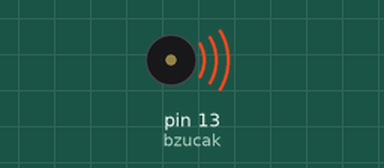
Simulated run of this sketch. Board: Arduino Uno, built with avr-gcc and run on an emulated ATmega328P. Parts: buzzer (waves = sounding).

Above: at 0.5 s.
Timing chart, 0 to 4.6 s (numbered marks = the images above):
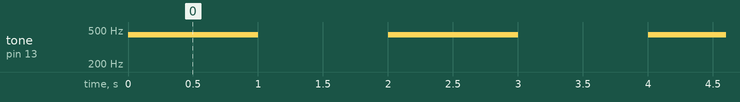

Measured:
- by itself, tone on pin 13 (bzucak): alternates 440 Hz for 1.0 s and silent for 1.0 s

The sketch:

_03_piezzo_bzucak.ino
```cpp
const int bzucak=13;


void setup() {

   pinMode(bzucak, OUTPUT);

}


void loop() {

   tone(bzucak, 440);

   delay(1000);

   noTone(bzucak);

   delay(1000);

}
```
